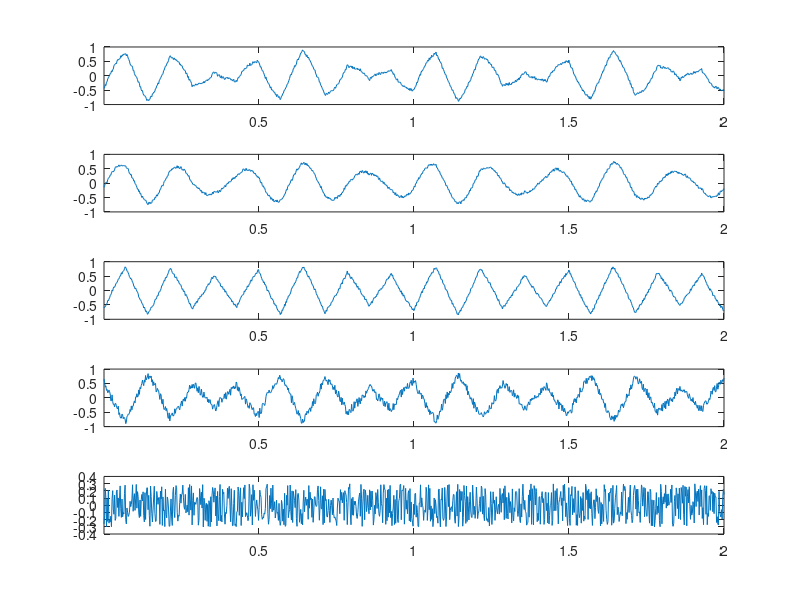

Reproduce this figure in MATLAB. (Note: this script raises an error after producing the figure.)
%% Author: Lu, Chia-Feng 2013.11.28
clear, close all
clc

%% initialize parameters
path(path,'.\fastica_25');  % add FastICA path

samplerate=500; % in Hz
N=1000; % data length

freq1=5; % in Hz
freq2=7; % in Hz
taxis=[1:N]/samplerate;

ICNo=3;  % the specified number of independent components
PCNo=3;  % the preserved number of PCs 

%% generate test signals 
C1 = 0.75*sin(2*pi*freq1*taxis);        % 1st component: a sine wave
C2 = sawtooth(2*pi*freq2*taxis,0.5);    % 2nd component: a triangular wave

% Combine data in different proportions
X(1,:) = 0.5*C1 + 0.5*C2 + 0.1*rand(1,N);
X(2,:) = 0.7*C1 + 0.2*C2 + 0.1*rand(1,N);
X(3,:) = 0.2*C1 + 0.7*C2 + 0.1*rand(1,N);
X(4,:) = -0.3*C1 - 0.6*C2 + 0.3*rand(1,N);
X(5,:) = 0.6*rand(1,N);    % Noise only

% Center data by subtracting mean
X = X - mean(X,2)*ones(1,N);

figure, 
for i=1:size(X,1)
    subplot(size(X,1),1,i)
    plot(taxis,X(i,:)),xlim([taxis(1) taxis(end)])
end

%% Independent Components Analysis using FastICA
[icasig, A, W] = fastica(X,'numOfIC',ICNo,'displayMode','off','firstEig',1,'lastEig',PCNo); % fast ICA

% [icasig, A, W] = fastica(X,'numOfIC',ICNo,'displayMode','off','interactivePCA','on'); % fast ICA
% fasticag(X)  % used the correct number of PCA can always produce good results

figure,
for i=1:size(icasig,1)
    subplot(size(icasig,1),1,i),plot(icasig(i,:))
end

return
%% reconstruct signal
rejectICA=1;
% reconstruct the signal
A2=A;
icasig2=icasig;
A2(:,rejectICA)=[];
icasig2(rejectICA,:)=[];

newX=(A2*icasig2);

figure, 
for i=1:size(newX,1)
    subplot(size(newX,1),1,i)
    plot(taxis,newX(i,:)),xlim([taxis(1) taxis(end)])
end


